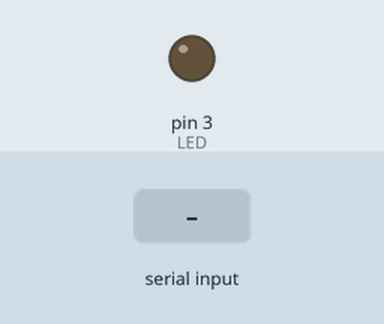
Simulated run of this sketch. Board: Arduino Uno, built with avr-gcc and run on an emulated ATmega328P. Shown: output pins drawn as LEDs (lit = HIGH). The test bench sets the inputs (shaded band).

Above: at 1.2 s.
1.3 s: "<90,45>" received over Serial
At 1.9 s:
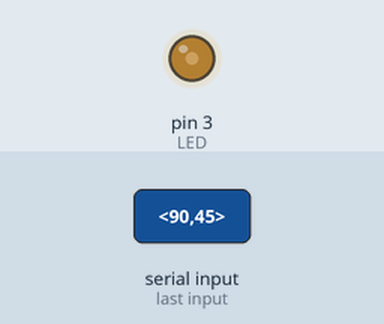
2.8 s: "<30,150>" received over Serial
At 4.0 s:
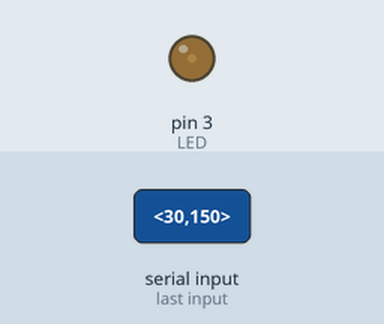
4.3 s: "<200>" received over Serial
At 5.3 s:
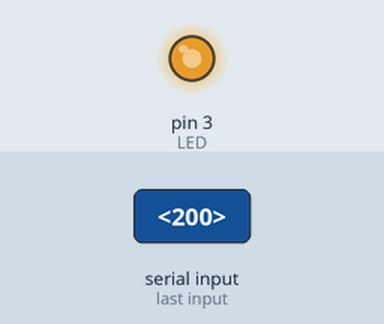
5.8 s: "<90>" received over Serial
At 6.4 s:
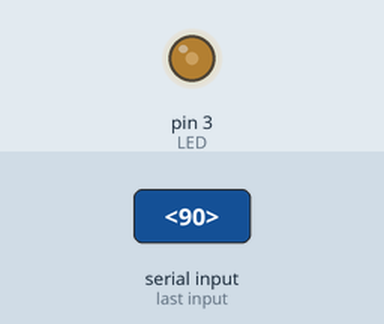
Timing chart, 0 to 8.3 s (numbered marks = the images above; inputs shaded):
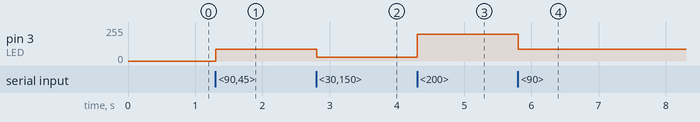

The sketch:

receiver.ino
```cpp
int LED=3;
int started = 0;
int ended = 0;
char incoming ;
char data[4];  // array stored 4 bytes
byte digi;


void setup() {
Serial.begin(9600);
pinMode(LED, OUTPUT);


}

void loop() {
while (Serial.available()>0)
{
  incoming = Serial.read();
  if (incoming == '<')
  {
    started = 1;
    digi=0;
    data[digi] = '\0';
  }
  else if (incoming == '>')
  {
    ended = 1;
    break;

  }
else
{
  if (digi<5)
  {
    data[digi] = incoming;
    digi++;
    data[digi] = '\0';
  }
}
}
if (started==1 && ended==1)  //finish transmition
{
  int value = atoi(data); //all data send by Xbee are char

  analogWrite(LED, value);
  digi=0;
  data[digi] = '\0';
  started=0;
  ended =0;

}
}
```

Measured:
- after the input at 1.3 s, pin 3 (LED): 0/255 → 90/255 at once
- after the input at 2.8 s, pin 3 (LED): 90/255 → 30/255 at once
- after the input at 4.3 s, pin 3 (LED): 30/255 → 200/255 at once
- after the input at 5.8 s, pin 3 (LED): 200/255 → 90/255 at once
